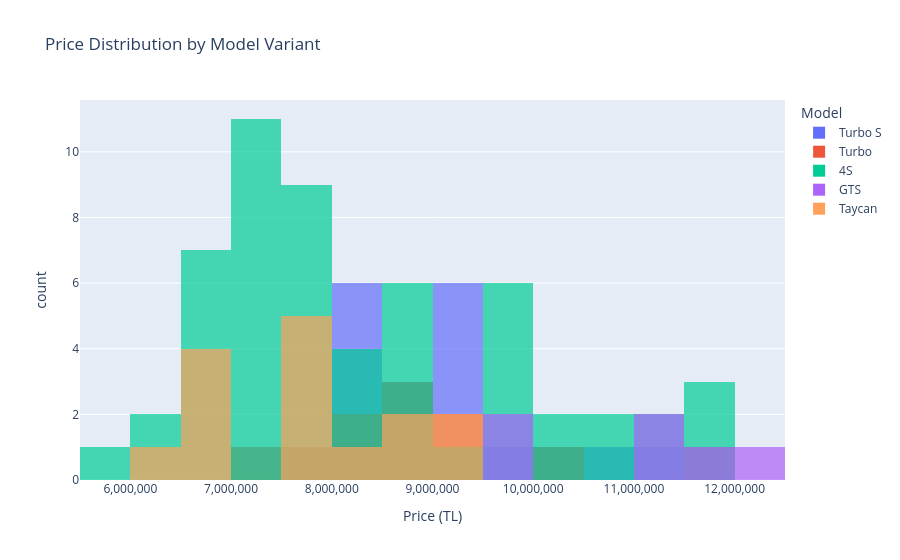

The notebook cell saved with this chart:
### Markdown cell above
## Section 4: Price Analysis

Breaks down the market by price. The histogram shows where most listings cluster for each model variant — useful for spotting if a listing is priced above or below the pack. The price-vs-year and price-vs-km scatter plots reveal how much each factor drives pricing. The price-per-km box plot highlights which models give you the most car for the money. Use this section to calibrate your budget expectations and identify outliers worth investigating.

### Code cell
# Price distribution by model variant (capped at 12M TL)
fig = px.histogram(
    df[df["price"] <= 12_000_000], x="price", color="model",
    title="Price Distribution by Model Variant",
    labels={"price": "Price (TL)", "model": "Model"},
    nbins=30, barmode="overlay", opacity=0.7
)
fig.update_layout(xaxis_tickformat=",.0f")
fig.show()

### Figure 1 — Plotly figure (JSON) as saved in the notebook; plotly's stock layout.template omitted (floating-point values rounded to 4 significant figures)
{"data": [{"bingroup": "x", "hovertemplate": "Model=Turbo S<br>Price (TL)=%{x}<br>count=%{y}<extra></extra>", "legendgroup": "Turbo S", "marker": {"color": "#636efa", "opacity": 0.7, "pattern": {"shape": ""}}, "name": "Turbo S", "nbinsx": 30, "orientation": "v", "showlegend": true, "type": "histogram", "x": [9750000, 8590000, 8250000, 9250000, 8400000, 10990000, 8150000, 9100000, 8325000, 7985000, 10250000, 9200000, 8050000, 8390000, 9250000, 11000000, 8750000, 9150000, 9000000, 8688000], "xaxis": "x", "yaxis": "y"}, {"bingroup": "x", "hovertemplate": "Model=Turbo<br>Price (TL)=%{x}<br>count=%{y}<extra></extra>", "legendgroup": "Turbo", "marker": {"color": "#EF553B", "opacity": 0.7, "pattern": {"shape": ""}}, "name": "Turbo", "nbinsx": 30, "orientation": "v", "showlegend": true, "type": "histogram", "x": [8175000, 8900000, 11500000, 8399000, 9000000, 8900000, 9000000, 10000000, 7200000, 8600000, 7650000], "xaxis": "x", "yaxis": "y"}, {"bingroup": "x", "hovertemplate": "Model=4S<br>Price (TL)=%{x}<br>count=%{y}<extra></extra>", "legendgroup": "4S", "marker": {"color": "#00cc96", "opacity": 0.7, "pattern": {"shape": ""}}, "name": "4S", "nbinsx": 30, "orientation": "v", "showlegend": true, "type": "histogram", "x": [7450000, 7900000, 7550000, 11250000, 7825000, 6790000, 10900000, 9975000, 7490000, 8900000, 9150000, 11250000, 8600000, 7300000, 11500000, 8750000, 7480000, 8250000, 8275000, 11750000, 9500000, 6850000, 7150000, 6600000, 8500000, 11650000, 8300000, 8800000, 7550000, 9600000, 7100000, 7950000, 7499000, 9575000, 6340000, 6100000, 9900000, 7150000, 10390000, 7950000, 8100000, 6850000, 7621000, 6750000, 10599900, 8750000, 7490000, 7189000, 9500000, 7955000, 6650000, 10375000, 7055500, 7750000, 5700000, 6590000], "xaxis": "x", "yaxis": "y"}, {"bingroup": "x", "hovertemplate": "Model=GTS<br>Price (TL)=%{x}<br>count=%{y}<extra></extra>", "legendgroup": "GTS", "marker": {"color": "#ab63fa", "opacity": 0.7, "pattern": {"shape": ""}}, "name": "GTS", "nbinsx": 30, "orientation": "v", "showlegend": true, "type": "histogram", "x": [11950000, 9690000, 11250000, 11250000, 9750000, 12000000], "xaxis": "x", "yaxis": "y"}, {"bingroup": "x", "hovertemplate": "Model=Taycan<br>Price (TL)=%{x}<br>count=%{y}<extra></extra>", "legendgroup": "Taycan", "marker": {"color": "#FFA15A", "opacity": 0.7, "pattern": {"shape": ""}}, "name": "Taycan", "nbinsx": 30, "orientation": "v", "showlegend": true, "type": "histogram", "x": [7750000, 7600000, 9000000, 8985000, 7750000, 6750000, 7850000, 6295000, 8250000, 6850000, 6600000, 9100000, 7950000, 6750000, 8500000], "xaxis": "x", "yaxis": "y"}], "layout": {"barmode": "overlay", "legend": {"title": {"text": "Model"}, "tracegroupgap": 0}, "title": {"text": "Price Distribution by Model Variant"}, "xaxis": {"anchor": "y", "domain": [0, 1], "tickformat": ",.0f", "title": {"text": "Price (TL)"}}, "yaxis": {"anchor": "x", "domain": [0, 1], "title": {"text": "count"}}}}
